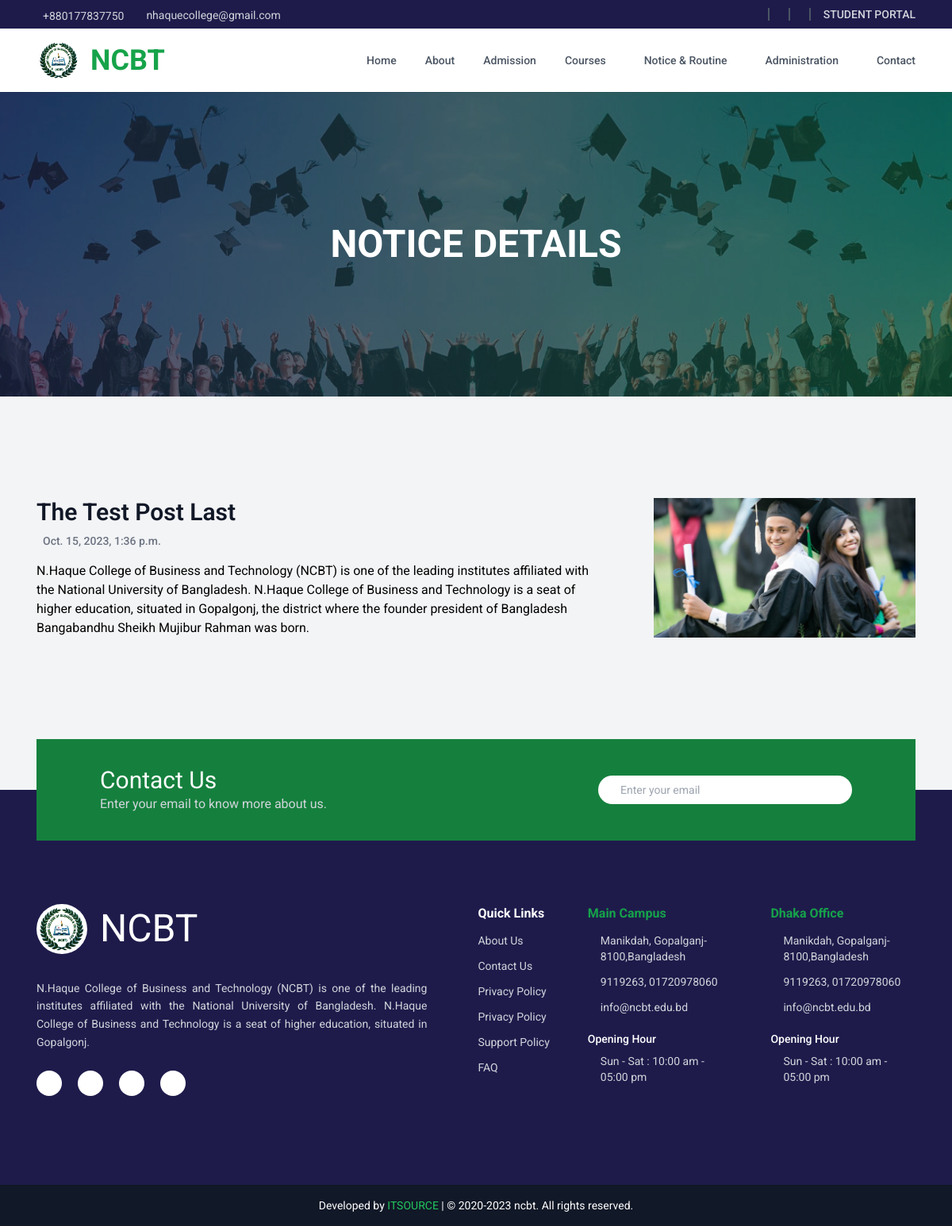
The page /notice-details/4 on the database its author committed.
### app_main/models.py (models this page shows, shortened)
class FooterInformationModel(models.Model):
    logo = models.ImageField(
        upload_to="footer_logo",
        null=True,
        verbose_name="Footer logo",
        help_text="image size: w-250px x h-120",
    )
    details = models.TextField(null=True, max_length=500, verbose_name="Short Summary")
    facebook_link = models.URLField(null=True, blank=True, verbose_name="Facebook Link")
    twitter_link = models.URLField(null=True, blank=True, verbose_name="Twitter Link")
    instagram_link = models.URLField(
        null=True, blank=True, verbose_name="Instagram Link"
    )
    youtube_link = models.URLField(null=True, blank=True, verbose_name="YouTube Link")
    class Meta:
        verbose_name = "Footer Information"
        verbose_name_plural = "Footer Informations"
        ordering = ["-id"]

class Notice(models.Model):
    title = models.CharField(null=True, max_length=150)
    content = RichTextUploadingField(null=True)
    thumbnail = models.ImageField(upload_to="notice-thumbnail-images", null=True, blank=True, help_text="image size: w-350px x h-400")
    date = models.DateTimeField(auto_now_add=True)

class ContactInformationModel(models.Model):
    details = models.TextField(
        null=True, blank=True, max_length=325, verbose_name="Short Summary"
    )
    phone = models.CharField(max_length=122, null=True)
    email = models.CharField(max_length=122, null=True)
    address = models.TextField(null=True, blank=True, max_length=325)
    work = models.CharField(
        null=True, blank=True, max_length=225, verbose_name="Working Date & Time"
    )
    class Meta:
        verbose_name = "Contact Information"
        verbose_name_plural = "Contact Informations"
        ordering = ["-id"]

### app_main/views.py (the view)
# urls.py: path("notice-details/<int:pk>", views.notice_details_view, name="notice_details"),
def notice_details_view(request, pk):
    context = {"notice": get_object_or_404(Notice, id=pk)}
    return render(request, "app_main/notice_details.html", context)

### app_main/custom_context_processor.py (called while the page is built)
def miscellaneous_common_data(request):
    contact = ContactInformationModel.objects.all().last()
    footer = FooterInformationModel.objects.all().last()
    context = {
        "contact": contact,
        "footer": footer,
    }
    return context

### std_portal/custom_context_processor.py (called while the page is built)
def get_profile_image(request):
    student = ''
    if hasattr(request.user, 'studentregistrationuni' ):
        student = 'uni'
    elif hasattr(request.user, 'studentregistrationcollage'):
        student = 'clg'
    context = {
        'student': student
    }
    return context

### templates/app_main/notice_details.html (shortened to what this page needs)
{% extends 'app_main/base.html' %} {% load static %} {% block main %}
<div class="banner-area relative isolate h-60 md:h-96 bg-gray-950">
  <img loading="lazy" src="{% static 'assets/images/section-banner-bg.jpg' %}" alt="section banner"
    class="absolute inset-0 -z-10 h-full w-full object-cover opacity-80" />
  <div class="container grid h-full place-items-center text-center">
    <h1 class="text-3xl font-bold uppercase text-white md:text-5xl">
      Notice Details
    </h1>
  </div>
</div>
{% if notice %}
<section class="my-8 py-8 md:my-16 md:py-16">
  <div class="container flex flex-col gap-8 md:gap-16 md:flex-row-reverse">
    <div class="w-full relative bg-green-300 hidden md:block max-h-64">
      <img
        loading="lazy"
        class="popup-image w-full object-cover hover:opacity-70 absolute inset-0 h-full"
        src="{% if notice.thumbnail %}{{ notice.thumbnail.url }}{% else %}{% static 'assets/images/notice-landscape.jpg' %}{% endif %}"
        alt="{{notice.title}} image"
      />
    </div>
    <div class="max-w-full md:max-w-3xl">
        <h2 class="line-clamp-1 text-xl md:text-3xl font-semibold text-gray-900">
            {{ notice.title }}
        </h2>
        <div class="mt-2 flex flex-row justify-start items-center gap-2">
            <p class=" text-sm text-gray-500 font-medium">{{ notice.date }}</p>
        </div>
        <div class="mt-4">
            {{ notice.content|safe }}
        </div>
    </div>
  </div>
</section>
{% endif %}
{% endblock main %}

### templates/components/nav.html (shortened to what this page needs)
<div class="nav-secondary bg-indigo-950">
  <div
    class="container hidden items-center justify-between py-1.5 text-sm text-gray-300 md:flex"
  >
    <div class="flex items-center gap-5">
      <span class="flex items-center gap-2">
        <span class="mt-1">+880177837750</span>
      </span>
      <span class="flex items-center gap-2">
        <span class="mt-0.5">nhaquecollege@gmail.com</span>
      </span>
    </div>
    <div class="flex items-center gap-3 text-sm text-gray-300">
      <span class="inline-block h-4 w-0.5 bg-gray-600"></span>
      <span class="inline-block h-4 w-0.5 bg-gray-600"></span>
      <span class="inline-block h-4 w-0.5 bg-gray-600"></span>
      <a href="" class="font-medium uppercase">
        Student Portal
      </a>
    </div>
  </div>
</div>
<nav class="sticky top-0 z-50 w-full bg-white" aria-label="Global">
  <div
    class="nav-wrapper container flex h-16 items-center justify-between px-4 lg:h-20"
  >
    <div class="flex w-full items-center justify-between lg:w-auto">
      <a class="flex items-center gap-3" href="{% url 'app_main:home' %}">
        <img
          src="{{footer.logo.url}}"
          alt="footer logo"
          class="w-12 rounded-full bg-white p-1 md:w-14"
        />
        <span class="text-3xl font-bold text-green-600 md:text-4xl">NCBT</span>
      </a>
    </div>
    <div id="navbar" class="">
      <ul class="nav-menu">
        <li>
          <a class="nav-link active" href="/">Home</a>
        </li>
        <li class="">
          <a class="nav-link" href="{% url 'app_main:aboutus' %}">About</a>
        </li>
        <li class="">
          <a class="nav-link" href="{% url 'app_main:admission' %}">
            Admission
          </a>
        </li>
        <li class="dropdown [--strategy:static] lg:[--strategy:absolute]">
          <button
            type="button"
            class="nav-link menu-toggle-btn flex items-center gap-x-3"
          >
            Courses
          </button>
        </li>
        <li class="dropdown [--strategy:static] lg:[--strategy:absolute]">
          <button
            type="button"
            class="nav-link menu-toggle-btn flex items-center gap-x-3"
          >
            Notice & Routine
          </button>
        </li>
        <li class="dropdown [--strategy:static] lg:[--strategy:absolute]">
          <button
            type="button"
            class="nav-link menu-toggle-btn flex items-center gap-x-3"
          >
            Administration
          </button>
        </li>
        <li class="">
          <a class="nav-link !pr-0" href="{% url 'app_main:contactus' %}">
            Contact
          </a>
        </li>
      </ul>
    </div>
  </div>
</nav>

### templates/components/footer.html (shortened to what this page needs)
{% load static %}
<footer
  class="footer-bg mt-16 md:mt-32 flex w-full flex-col items-center justify-center bg-indigo-950 text-gray-300"
>
  <div class="container">
    <div
      class="flex flex-col -mt-8 md:-mt-16 justify-between gap-4 bg-green-700 p-6 min-h-[8rem] md:flex-row md:items-center md:px-8 xl:px-20"
    >
      <div>
        <h2 class="text-xl text-white md:text-3xl">Contact Us</h2>
        <p class="text-sm md:text-base">
          Enter your email to know more about us.
        </p>
      </div>
      <form
        class="flex w-full gap-2 rounded-3xl bg-white px-5 py-2 md:max-w-xs"
        action="{% url 'app_main:contactus' %}#contact-form"
      >
        <input
          type="email"
          name="email"
          required
          placeholder="Enter your email"
          class="w-full border-none px-2 text-sm text-gray-700 outline-none"
        />
      </form>
    </div>
    <div
      class="my-4 grid w-full gap-16 py-8 md:mb-8 md:py-16 lg:grid-cols-9 lg:gap-0"
    >
      {% if footer %}
      <div class="flex flex-col items-center md:items-start lg:col-span-4">
        <a class="mb-8 flex items-center gap-4 text-5xl" href="#">
          <img
            src="{{footer.logo.url}}"
            alt="footer logo"
            class="w-16 rounded-full bg-white p-1"
          />
          <span class="text-white">NCBT</span>
        </a>
        <p
          class="mb-6 max-w-md text-center text-sm leading-relaxed md:max-w-none md:text-left lg:text-justify"
        >
          {{ footer.details }}
        </p>
        <ul class="flex gap-5 text-xl">
          <li>
            <a
              href="{% if  footer.facebook_link %}{{ footer.facebook_link }}{% else %}#{% endif %}"
              class="grid aspect-square w-8 place-items-center rounded-full bg-white text-gray-500"
            >
            </a>
          </li>
          <li>
            <a
              href="{% if  footer.instagram_link %}{{ footer.instagram_link }}{% else %}#{% endif %}"
              class="grid aspect-square w-8 place-items-center rounded-full bg-white text-gray-500"
            >
            </a>
          </li>
          <li>
            <a
              href="{% if  footer.twitter_link %}{{ footer.twitter_link }}{% else %}#{% endif %}"
              class="grid aspect-square w-8 place-items-center rounded-full bg-white text-gray-500"
            >
            </a>
          </li>
          <li>
            <a
              href="{% if  footer.youtube_link %}{{ footer.youtube_link }}{% else %}#{% endif %}"
              class="grid aspect-square w-8 place-items-center rounded-full bg-white text-gray-500"
            >
            </a>
          </li>
        </ul>
      </div>
      {% endif %}
      <div
        class="flex w-full flex-col flex-wrap justify-center gap-6 md:flex-row md:gap-12 lg:col-span-5 lg:pl-10 xl:pl-16"
      >
        <div class="w-max">
          <h2 class="mb-3 text-sm font-bold text-white md:text-base">
            Quick Links
          </h2>
          <div
            class="grid grid-cols-2 gap-6 text-[0.8rem] sm:grid-cols-1 md:gap-3 md:text-sm"
          >
            <div class="flex flex-col gap-3">
              <a href="#">About Us</a>
              <a href="#">Contact Us</a>
              <a href="#">Privacy Policy</a>
            </div>
            <div class="flex flex-col gap-3">
              <a href="#">Privacy Policy</a>
              <a href="#">Support Policy</a>
              <a href="#">FAQ</a>
            </div>
          </div>
        </div>
        <div class="flex-1">
          <h2 class="mb-3 text-sm font-bold text-green-600 md:text-base">
            Main Campus
          </h2>
          {% if contact %}
          <div class="flex flex-col gap-3 text-[0.8rem] md:text-sm">
            <a href="#" class="flex items-center gap-4">
              <span>{{ contact.address }}</span>
            </a>
            <a href="#" class="flex items-center gap-4">
              <span>{{ contact.phone }}</span>
            </a>
            <a href="#" class="flex items-center gap-4">
              <span>{{ contact.email }}</span>
            </a>
            <div class="mt-2">
              <h5 class="mb-2 font-medium text-white">Opening Hour</h5>
              <span class="flex items-center gap-4">
                {{contact.work}}
              </span>
            </div>
          </div>
          {% endif %}
        </div>
        <div class="flex-1">
          <h2 class="mb-3 text-sm font-bold text-green-600 md:text-base">
            Dhaka Office
          </h2>
          {% if contact %}
          <div class="flex flex-col gap-3 text-[0.8rem] md:text-sm">
            <a href="#" class="flex items-center gap-4">
              <span>{{ contact.address }}</span>
            </a>
            <a href="#" class="flex items-center gap-4">
              <span>{{ contact.phone }}</span>
            </a>
            <a href="#" class="flex items-center gap-4">
              <span>{{ contact.email }}</span>
            </a>
            <div class="mt-2">
              <h5 class="mb-2 font-medium text-white">Opening Hour</h5>
              <span class="flex items-center gap-4">
                {{contact.work}}
              </span>
            </div>
          </div>
          {% endif %}
        </div>
      </div>
    </div>
  </div>
  <div class="mt-4 w-full bg-gray-900 p-4 text-center text-xs sm:text-sm">
    <p class="text-white">
      Developed by
      <a
        class="text-green-500 hover:underline"
        href="https://www.itsourcebd.com/"
        target="_blank"
      >
        ITSOURCE
      </a>
      | © 2020-2023 ncbt. All rights reserved.
    </p>
  </div>
</footer>

### rows shown on the page
FooterInformationModel: logo (placeholder picture), details "N.Haque College of Business and Technology (NCBT) is one of the leading institutes affiliated with the National University of Bangladesh. N.Haque College of Business and Technology is a seat of higher education, situated in Gopalgonj."
Notice: thumbnail (picture), title "The Test Post Last", date "Oct. 15, 2023, 1:36 p.m.", content "N.Haque College of Business and Technology (NCBT) is one of the leading institutes affiliated with the National University of Bangladesh. N.Haque College of Business and Technology is a seat of higher education, situated in Gopalgonj, the district where the founder president of Bangladesh Bangabandhu Sheikh Mujibur Rahman was born."
ContactInformationModel: address "Manikdah, Gopalganj-8100,Bangladesh", phone "9119263, 01720978060", email "info@ncbt.edu.bd", work "Sun - Sat : 10:00 am - 05:00 pm"
